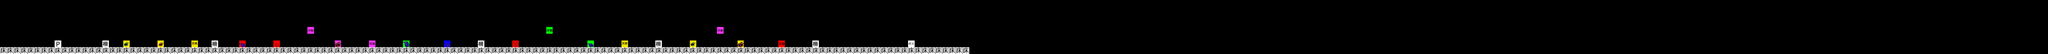

A 2D game scene composited from a Tiled map and its tileset images. What follows is a short description and the map's XML, with each tile layer's data collapsed to a summary:
An orthogonal 300x8 tile map with 100x100 px tiles, 1 tile layer (タイル・レイヤー1).

<map version="1.0" orientation="orthogonal" renderorder="right-down" width="300" height="8" tilewidth="100" tileheight="100">
 <tileset firstgid="1" name="MapEditor" tilewidth="100" tileheight="100">
  <image source="MapEditor.png" width="5500" height="100" />
 </tileset>
 <layer name="タイル・レイヤー1" width="300" height="8">
  <data>[2400 cells, 167 non-empty, 19 distinct tile ids]</data>
 </layer>
</map>